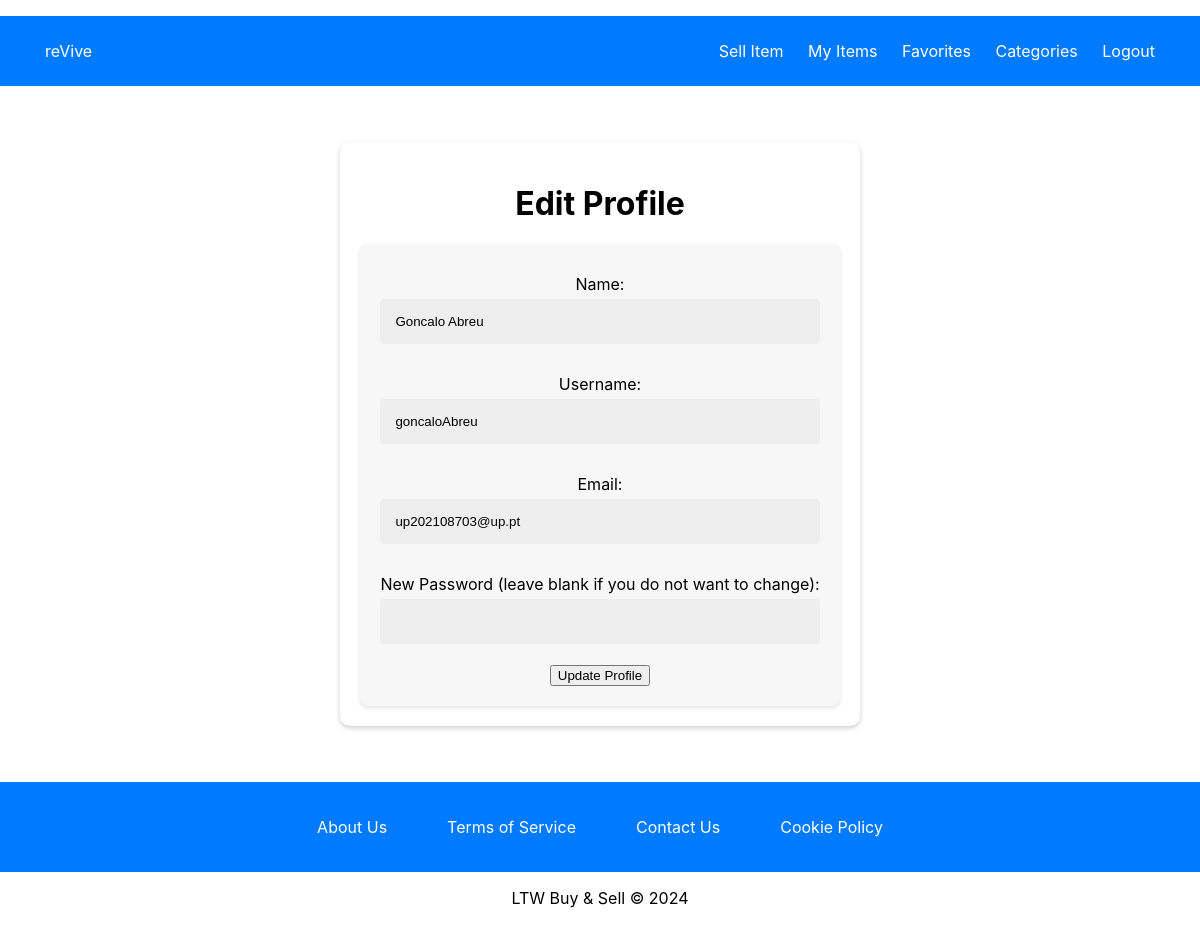
The app's page /pages/edit_profile.php (signed in), older data.
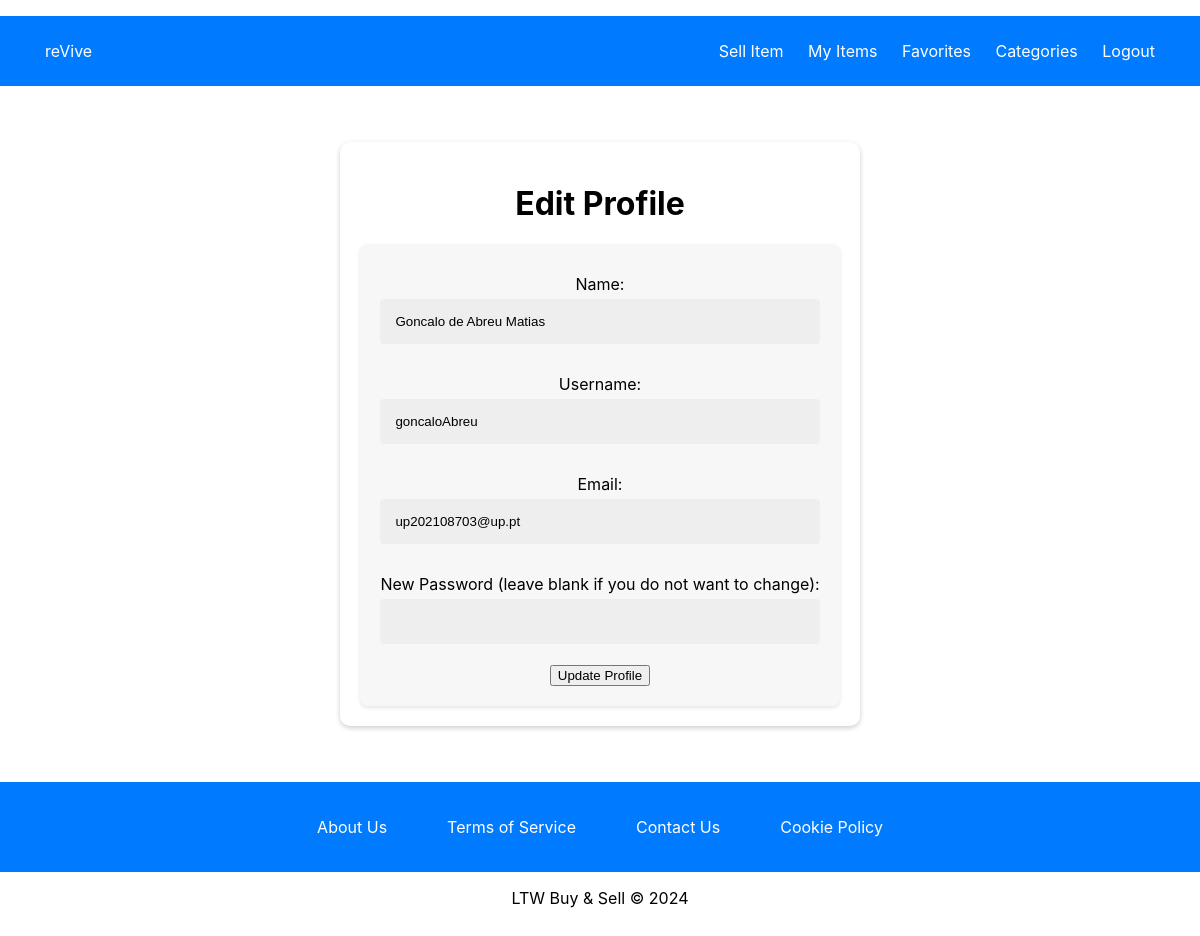
The same page, newer data.
### tables this page shows
CREATE TABLE users (
    user_id INTEGER PRIMARY KEY AUTOINCREMENT,
    name TEXT NOT NULL,
    username TEXT NOT NULL UNIQUE,
    password TEXT NOT NULL,
    email TEXT NOT NULL UNIQUE,
    is_admin BOOLEAN NOT NULL DEFAULT 0
);

### database/users.class.php (called while the page is built, shortened)
<?php
class Users {
    public function __construct(int $id, string $name, string $username, string $email, bool $is_admin) {
        $this->name = $name;
        $this->username = $username;
        $this->email = $email;
    }
    public static function getUser(PDO $db, int $id): ?Users {
        $stmt = $db->prepare('SELECT user_id, name, username, email, is_admin FROM users WHERE user_id = ?');
        $stmt->execute([$id]);
        $user = $stmt->fetch(PDO::FETCH_ASSOC);
        if ($user) {
            return new Users(
                $user['user_id'],
                $user['name'],
                $user['username'],
                $user['email'],
                (bool) $user['is_admin']
            );
        } else {
            return null;
        }
    }
}
?>

### pages/edit_profile.php (the view, shortened to what this page needs)
<?php
require_once(__DIR__ . '/../database/connection.db.php');
require_once(__DIR__ . '/../database/users.class.php');
$db = getDatabaseConnection();
$user_id = $_SESSION['user_id'];
$user = Users::getUser($db, $user_id);
require_once(__DIR__ . '/../templates/common.php');
?>
<link rel="stylesheet" type="text/css" href="../styles/edit_profile.css">
<div class="profile-container">
    <h1>Edit Profile</h1>
    <form action="edit_profile.php" method="post">
        <label for="name">Name:</label>
        <input type="text" id="name" name="name" value="<?= htmlspecialchars($user->name) ?>" required>
        <label for="username">Username:</label>
        <input type="text" id="username" name="username" value="<?= htmlspecialchars($user->username) ?>" required>
        <label for="email">Email:</label>
        <input type="email" id="email" name="email" value="<?= htmlspecialchars($user->email) ?>" required>
        <label for="password">New Password (leave blank if you do not want to change):</label>
        <input type="password" id="password" name="password">
        <button type="submit">Update Profile</button>
    </form>
</div>

Row changes from the older to the newer data that the page shows:
changed users "goncaloAbreu": name "Goncalo Abreu" → "Goncalo de Abreu Matias"
